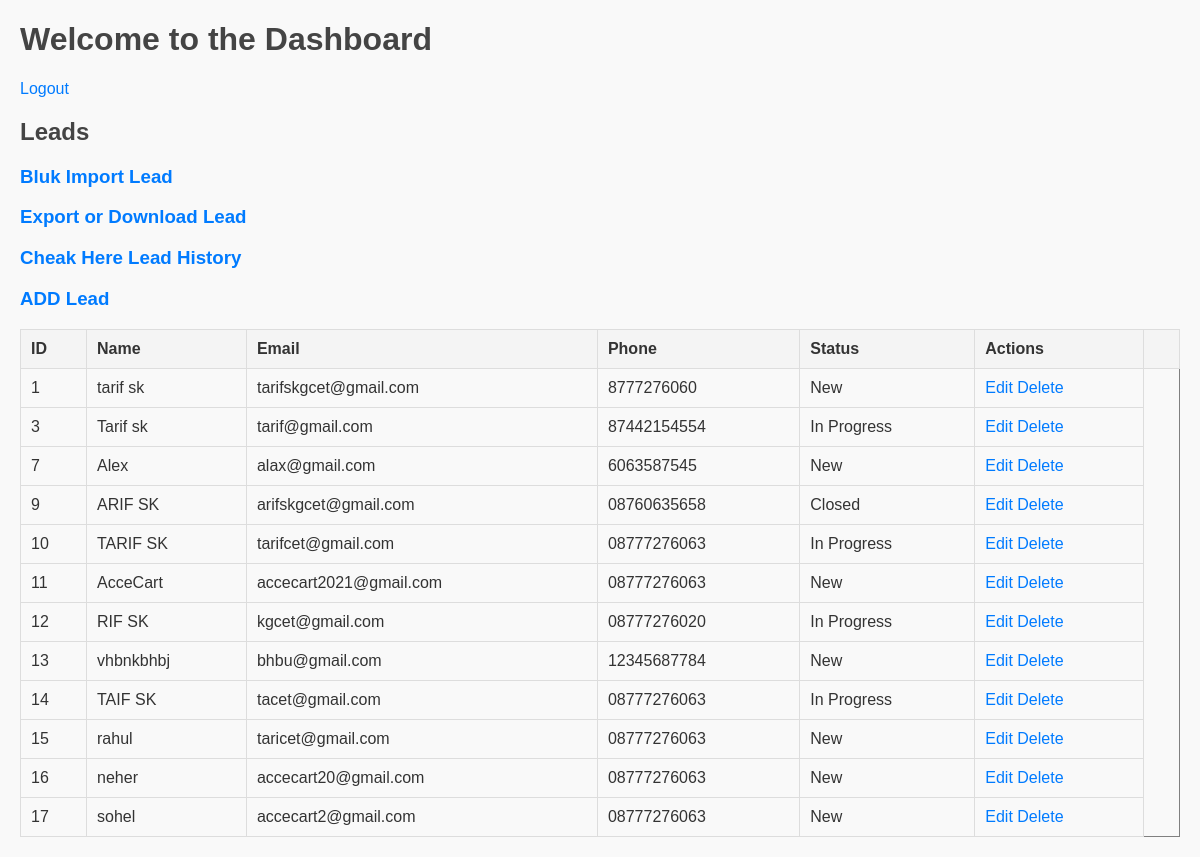
/dashboard.php (signed in), run on the app's committed database.
### tables this page shows
CREATE TABLE `leads` (
  `id` int(11) NOT NULL,
  `name` varchar(255) NOT NULL,
  `email` varchar(255) NOT NULL,
  `phone` varchar(15) NOT NULL,
  `status` enum('New','In Progress','Closed') NOT NULL,
  `assigned_to` int(11) DEFAULT NULL,
  `date_added` datetime DEFAULT current_timestamp(),
  `last_updated` datetime DEFAULT current_timestamp()
);

### dashboard.php (the view, shortened to what this page needs)
<?php
require 'db.php';
$role = $_SESSION['user_role'];
$userId = $_SESSION['user_id'];
$query = $role === 'Admin' ? "SELECT * FROM leads" : "SELECT * FROM leads WHERE assigned_to='$userId'";
$result = $conn->query($query);
?>
<!DOCTYPE html>
<html>
<head>
    <link rel="stylesheet" href="styles.css">
</head>
<body>
<h1>Welcome to the Dashboard</h1>
<a href="logout.php">Logout</a>
<h2>Leads</h2>
<h3><a href="import.php">Bluk Import Lead</a></h3>
<h3><a href="export.php">Export or Download Lead</a></h3>
<h3><a href="lead_history.php">Cheak Here Lead History</a></h3>
<table border="1">
    <thead>
        <tr>
        <h3><a href="add_lead.php">ADD Lead</a></h3>
            <th>ID</th>
            <th>Name</th>
            <th>Email</th>
            <th>Phone</th>
            <th>Status</th>
            <th>Actions</th>
            <th></th>
        </tr>
    </thead>
    <tbody>
        <?php while ($row = $result->fetch_assoc()): ?>
            <tr>
                <td><?= $row['id'] ?></td>
                <td><?= $row['name'] ?></td>
                <td><?= $row['email'] ?></td>
                <td><?= $row['phone'] ?></td>
                <td><?= $row['status'] ?></td>
                <td>
                    <a href="edit.php?id=<?= $row['id'] ?>">Edit</a>
                    <a href="delete_lead.php?id=<?= $row['id'] ?>">Delete</a>
                </td>
            </tr>
        <?php endwhile; ?>
    </tbody>
</table>
</body>
</html>

### styles.css (style rules this page uses)
body { font-family: Arial, sans-serif; margin: 20px; padding: 0; background-color: #f9f9f9; color: #333; }
h1, h2 { color: #444; }
a { color: #007bff; text-decoration: none; }
table { width: 100%; border-collapse: collapse; margin-bottom: 20px; }
table th, table td { padding: 10px; border: 1px solid #ddd; text-align: left; }
table th { background-color: #f4f4f4; }

### data on the page
leads: id "1", name "tarif sk", email "tarifskgcet@gmail.com", phone "8777276060", status "New"
leads: id "3", name "Tarif sk", email "tarif@gmail.com", phone "87442154554", status "In Progress"
leads: id "7", name "Alex", email "alax@gmail.com", phone "6063587545", status "New"
leads: id "9", name "ARIF SK", email "arifskgcet@gmail.com", phone "08760635658", status "Closed"
leads: id "10", name "TARIF SK", email "tarifcet@gmail.com", phone "08777276063", status "In Progress"
leads: id "11", name "AcceCart", email "accecart2021@gmail.com", phone "08777276063", status "New"
leads: id "12", name "RIF SK", email "kgcet@gmail.com", phone "08777276020", status "In Progress"
leads: id "13", name "vhbnkbhbj", email "bhbu@gmail.com", phone "12345687784", status "New"
leads: id "14", name "TAIF SK", email "tacet@gmail.com", phone "08777276063", status "In Progress"
leads: id "15", name "rahul", email "taricet@gmail.com", phone "08777276063", status "New"
leads: id "16", name "neher", email "accecart20@gmail.com", phone "08777276063", status "New"
leads: id "17", name "sohel", email "accecart2@gmail.com", phone "08777276063", status "New"
